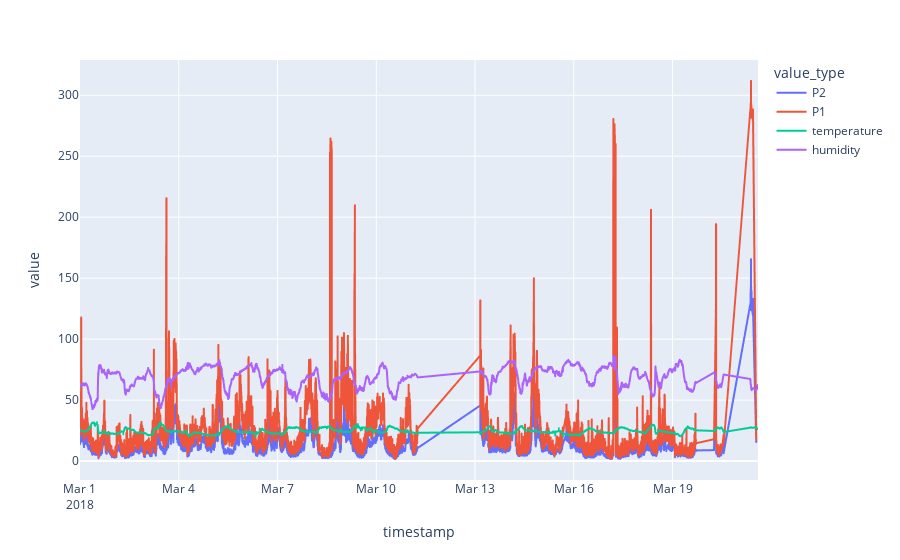

Notebook source saved alongside this figure:
### Markdown cell above
# let's see the values of humidity and staf during the whole time lapse

### Code cell
fig = px.line(df, x='timestamp', y='value', color='value_type')
fig.show()

### Figure 1 — Plotly figure (JSON) as saved in the notebook; plotly's stock layout.template omitted (floating-point values rounded to 4 significant figures; data arrays with more than 128 entries replaced by an {"elided": "..."} marker saying what was removed)
{"data": [{"hovertemplate": "value_type=P2<br>timestamp=%{x}<br>value=%{y}<extra></extra>", "legendgroup": "P2", "line": {"color": "#636efa", "dash": "solid"}, "marker": {"symbol": "circle"}, "mode": "lines", "name": "P2", "showlegend": true, "type": "scattergl", "x": {"elided": "9499 str values"}, "xaxis": "x", "y": {"elided": "9499 float values"}, "yaxis": "y"}, {"hovertemplate": "value_type=P1<br>timestamp=%{x}<br>value=%{y}<extra></extra>", "legendgroup": "P1", "line": {"color": "#EF553B", "dash": "solid"}, "marker": {"symbol": "circle"}, "mode": "lines", "name": "P1", "showlegend": true, "type": "scattergl", "x": {"elided": "9499 str values"}, "xaxis": "x", "y": {"elided": "9499 float values"}, "yaxis": "y"}, {"hovertemplate": "value_type=temperature<br>timestamp=%{x}<br>value=%{y}<extra></extra>", "legendgroup": "temperature", "line": {"color": "#00cc96", "dash": "solid"}, "marker": {"symbol": "circle"}, "mode": "lines", "name": "temperature", "showlegend": true, "type": "scattergl", "x": {"elided": "9296 str values"}, "xaxis": "x", "y": {"elided": "9296 float values"}, "yaxis": "y"}, {"hovertemplate": "value_type=humidity<br>timestamp=%{x}<br>value=%{y}<extra></extra>", "legendgroup": "humidity", "line": {"color": "#ab63fa", "dash": "solid"}, "marker": {"symbol": "circle"}, "mode": "lines", "name": "humidity", "showlegend": true, "type": "scattergl", "x": {"elided": "9296 str values"}, "xaxis": "x", "y": {"elided": "9296 float values"}, "yaxis": "y"}], "layout": {"legend": {"title": {"text": "value_type"}, "tracegroupgap": 0}, "margin": {"t": 60}, "xaxis": {"anchor": "y", "domain": [0, 1], "title": {"text": "timestamp"}}, "yaxis": {"anchor": "x", "domain": [0, 1], "title": {"text": "value"}}}}
